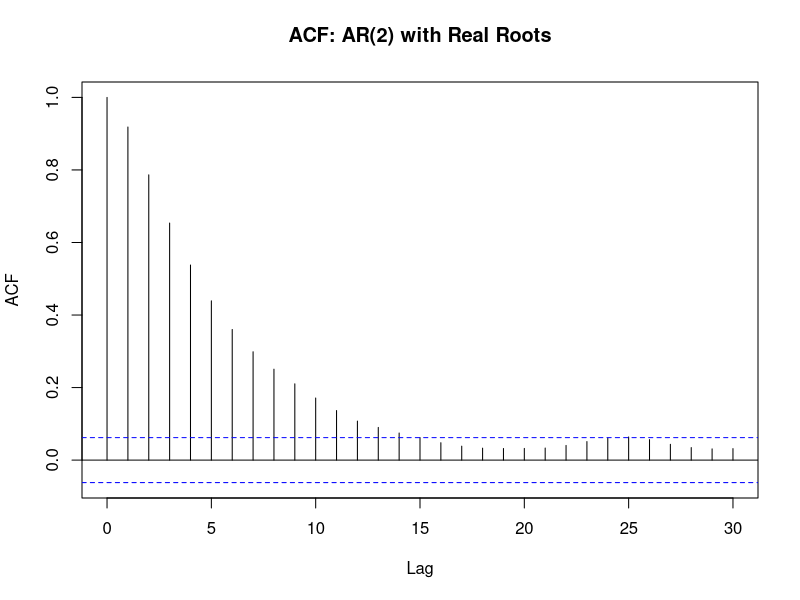
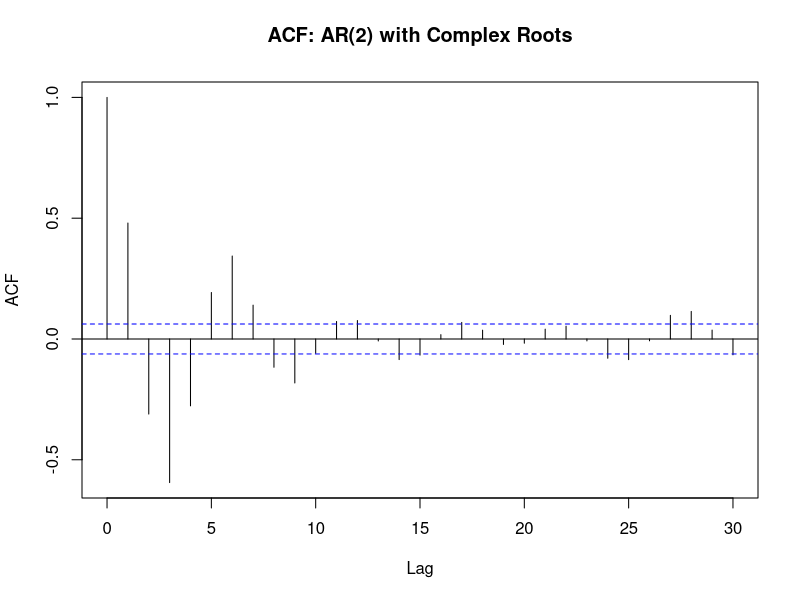
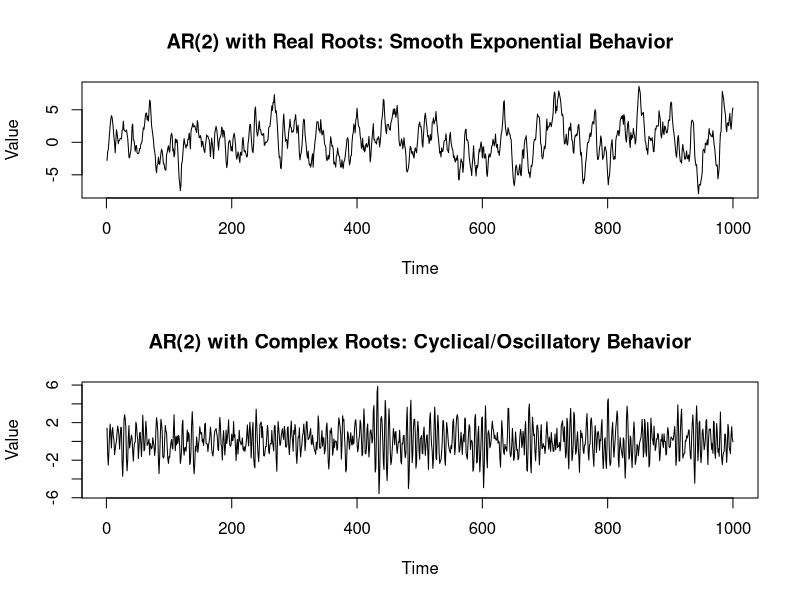
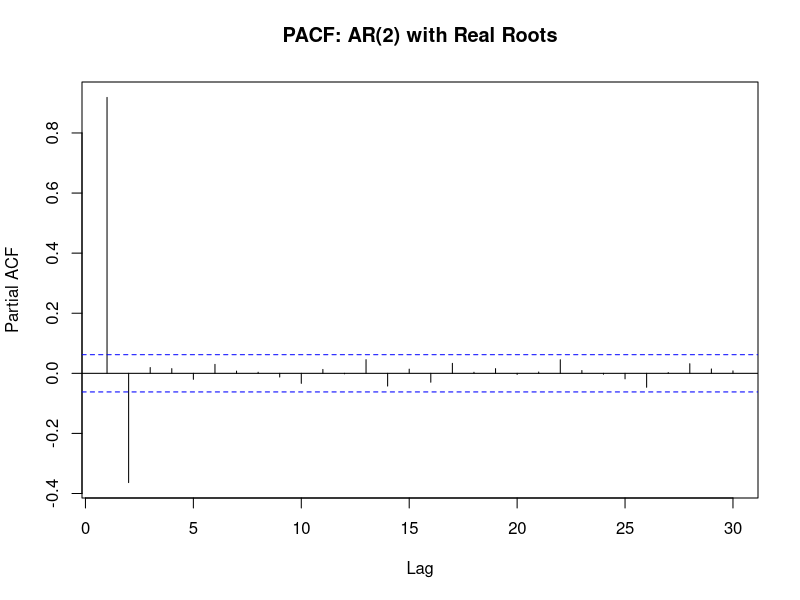
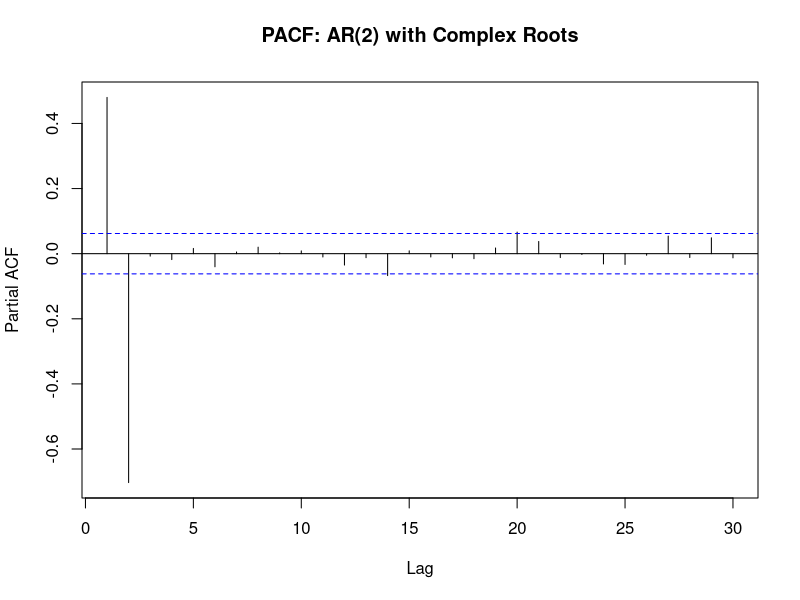

Recreate these plots in R, in order. (Note: this script raises an error after producing the figures.)
# AR and MA Simulation Examples: Understanding Time Series Behavior -----------
#
# LEARNING OBJECTIVES:
# 1. Simulate AR and MA processes with known parameters
# 2. Distinguish between real and complex characteristic polynomial roots
# 3. Interpret cyclical behavior from complex roots
# 4. Compare forecasting properties of AR, MA, and White Noise processes
# 5. Understand how different model structures affect time series patterns
#
# THEORETICAL BACKGROUND:
# - AR processes: Current value depends on past values (persistence)
# - MA processes: Current value depends on past error terms (short memory)
# - Complex roots: Create cyclical/seasonal patterns in time series
# - Real roots: Create exponential decay or explosive behavior
#
# PRACTICAL IMPORTANCE:
# Understanding these simulation exercises helps in:
# - Model identification from real data
# - Forecast interpretation
# - Economic interpretation of estimated models

# Load required packages
library(forecast)    # Time series analysis and forecasting
library(quantmod)    # Additional time series utilities

# Part 1: AR(2) Processes with Different Root Structures ---------------------
#
# We simulate two AR(2) processes to demonstrate how characteristic polynomial
# roots affect the time series behavior:
# 1. AR(2) with real roots → exponential decay/growth patterns
# 2. AR(2) with complex roots → cyclical/oscillatory patterns

# ------------------- AR(2) PROCESS WITH REAL ROOTS -------------------

cat("Model: y_t = 1.3*y_{t-1} - 0.4*y_{t-2} + ε_t\n")
cat("Parameters: φ₁ = 1.3, φ₂ = -0.4\n")

# Simulate AR(2) with real roots
set.seed(123)  # For reproducible results
ar2_real_roots <- arima.sim(model=list(ar=c(1.3, -0.4)), n=1000)

cat("Simulated", length(ar2_real_roots), "observations\n")
cat("Expected behavior: Exponential decay pattern in ACF\n\n")

# Examine autocorrelation pattern
acf(ar2_real_roots, 
    main="ACF: AR(2) with Real Roots",
    lag.max=30)

# ------------------- AR(2) PROCESS WITH COMPLEX ROOTS -------------------

cat("Model: y_t = 0.8*y_{t-1} - 0.7*y_{t-2} + ε_t\n")
cat("Parameters: φ₁ = 0.8, φ₂ = -0.7\n")

# Simulate AR(2) with complex roots
set.seed(456)  # Different seed for comparison
ar2_complex_roots <- arima.sim(model=list(ar=c(0.8, -0.7)), n=1000)

cat("Expected behavior: Damped oscillating pattern in ACF\n\n")

# Examine autocorrelation pattern
acf(ar2_complex_roots,
    main="ACF: AR(2) with Complex Roots", 
    lag.max=30)

cat("COMPARISON OF ACF PATTERNS:\n")
cat("- Real roots (y1): Smooth exponential decay\n")
cat("- Complex roots (y2): Oscillating (sine/cosine-like) decay\n\n")

# ------------------- VISUAL COMPARISON OF TIME SERIES -------------------

# Plot both time series for comparison
par(mfrow=c(2,1))
plot(ar2_real_roots, 
     main="AR(2) with Real Roots: Smooth Exponential Behavior",
     ylab="Value", xlab="Time")
plot(ar2_complex_roots,
     main="AR(2) with Complex Roots: Cyclical/Oscillatory Behavior", 
     ylab="Value", xlab="Time")
par(mfrow=c(1,1))

cat("VISUAL INTERPRETATION:\n")
cat("- Real roots: Smooth transitions between values\n") 
cat("- Complex roots: Regular oscillatory patterns (pseudo-cycles)\n\n")


# PART 2: CHARACTERISTIC POLYNOMIAL ROOTS ANALYSIS -------------------

#
# The characteristic polynomial helps us understand the dynamic properties
# of AR processes. For an AR(2) process: y_t = φ₁y_{t-1} + φ₂y_{t-2} + ε_t
# The characteristic polynomial is: 1 - φ₁z - φ₂z² = 0
#
# Root interpretation:
# - Real roots: Exponential behavior (growth/decay)
# - Complex roots: Cyclical behavior (pseudo-periodic oscillations)
# - Modulus > 1: Stationary process
# - Modulus = 1: Non-stationary unit root process
# - Modulus < 1: Explosive process

# ------------------- REAL ROOTS ANALYSIS -------------------
cat("--- Analysis of AR(2) with Real Roots ---\n")
cat("Characteristic polynomial: 1 - 1.3z + 0.4z² = 0\n")

# Coefficients for characteristic polynomial (note the sign convention)
char_poly_real <- c(1, -1.3, 0.4)
roots_real <- polyroot(char_poly_real)

cat("Characteristic roots:\n")
print(roots_real)

cat("Root analysis:\n")
cat("Root 1:", round(roots_real[1], 4), "\n")
cat("Root 2:", round(roots_real[2], 4), "\n")
cat("Both roots are real numbers\n")
cat("Moduli:", round(Mod(roots_real), 4), "\n")

if(all(Mod(roots_real) > 1)) {
  cat("CONCLUSION: Process is stationary (all roots outside unit circle)\n\n")
} else {
  cat("WARNING: Process may be non-stationary\n\n")
}

# ------------------- COMPLEX ROOTS ANALYSIS -------------------
cat("--- Analysis of AR(2) with Complex Roots ---\n")
cat("Characteristic polynomial: 1 - 0.8z + 0.7z² = 0\n")

# Coefficients for characteristic polynomial 
char_poly_complex <- c(1, -0.8, 0.7)
roots_complex <- polyroot(char_poly_complex)

cat("Characteristic roots:\n")
print(roots_complex)

# Extract real and imaginary parts for cycle calculation
real_part <- Re(roots_complex[1])    # Real part (same for both roots)
imag_part <- Im(roots_complex[1])    # Imaginary part (opposite for conjugate pair)
modulus <- Mod(roots_complex[1])     # Modulus (same for both roots)

cat("\\nDetailed analysis of complex roots:\n")
cat("Real part (a):", round(real_part, 6), "\n")
cat("Imaginary part (b):", round(abs(imag_part), 6), "\n") 
cat("Modulus:", round(modulus, 6), "\n")

# ------------------- CYCLE LENGTH CALCULATION -------------------

cat("For complex roots, we can calculate the average cycle length:\n")
cat("Formula: k = 2π / arccos(real_part / modulus)\n\n")

# Calculate cycle length using the formula
cycle_length <- 2 * pi / acos(real_part / modulus)
cat("Calculated cycle length:", round(cycle_length, 2), "periods\n")

# Alternative calculation (verification)
cat("\\nVerification calculation:\n")
modulus_check <- sqrt(real_part^2 + imag_part^2)
cycle_length_check <- 2 * pi / acos(real_part / modulus_check)
cat("Alternative cycle length:", round(cycle_length_check, 2), "periods\n")

cat("\\nINTERPRETATION:\n")
cat("- The process exhibits pseudo-cyclical behavior\n")
cat("- Average cycle length is approximately", round(cycle_length, 1), "periods\n")
cat("- This creates the oscillating pattern we see in the ACF\n")
cat("- No need for sine/cosine functions - AR coefficients capture cyclical dynamics\n\n")

# ------------------- STATIONARITY CHECK -------------------
if(modulus > 1) {
  cat("STATIONARITY: Process is stationary (modulus > 1)\n")
} else {
  cat("WARNING: Process is non-stationary (modulus <= 1)\n")
}


# PART 3: MODEL SELECTION AND ESTIMATION FROM SIMULATED DATA -----------------

#
# In practice, we observe time series data but don't know the true underlying
# parameters. This section demonstrates how to estimate the model structure
# using standard model selection techniques.

# ------------------- MODEL SELECTION FOR REAL ROOTS PROCESS -------------------
cat("--- Model Selection: AR(2) with Real Roots ---\n")
cat("True parameters: φ₁ = 1.3, φ₂ = -0.4\n")
cat("Attempting to recover these parameters from the data...\n\n")

# Use automatic AR model selection with MLE
real_roots_model <- ar(ar2_real_roots, method="mle", order.max=10)

cat("Automatic model selection results:\n")
cat("Selected AR order:", real_roots_model$order, "\n")
cat("Estimated coefficients:\n")
print(real_roots_model$ar)
cat("Compare to true values: φ₁ = 1.3, φ₂ = -0.4\n\n")

# Additional diagnostic tools
cat("PACF analysis (should cut off after lag 2 for AR(2)):\n")
pacf(ar2_real_roots, main="PACF: AR(2) with Real Roots")

# Statistical tests
cat("\nDiagnostic Tests:\n")
mean_test <- t.test(ar2_real_roots)
cat("Mean test (H₀: μ = 0):\n")
cat("Sample mean:", round(mean_test$estimate, 4), "\n")
cat("p-value:", round(mean_test$p.value, 4), "\n")

ljung_test_real <- Box.test(ar2_real_roots, lag=10, type='Ljung-Box')
cat("Ljung-Box test (H₀: no autocorrelation):\n") 
cat("p-value:", round(ljung_test_real$p.value, 4), "\n")
if(ljung_test_real$p.value < 0.05) {
  cat("CONCLUSION: Significant autocorrelation detected (as expected for AR process)\n\n")
} else {
  cat("CONCLUSION: No significant autocorrelation\n\n")
}

# ------------------- MODEL SELECTION FOR COMPLEX ROOTS PROCESS -------------------
cat("--- Model Selection: AR(2) with Complex Roots ---\n")
cat("True parameters: φ₁ = 0.8, φ₂ = -0.7\n")

# Use automatic AR model selection
complex_roots_model <- ar(ar2_complex_roots, method="mle", order.max=10)

cat("Automatic model selection results:\n")
cat("Selected AR order:", complex_roots_model$order, "\n")
cat("Estimated coefficients:\n") 
print(complex_roots_model$ar)
cat("Compare to true values: φ₁ = 0.8, φ₂ = -0.7\n\n")

# PACF analysis
cat("PACF analysis:\n")
pacf(ar2_complex_roots, main="PACF: AR(2) with Complex Roots")

# Statistical tests
mean_test_2 <- t.test(ar2_complex_roots)
cat("\nDiagnostic Tests:\n")
cat("Mean test (H₀: μ = 0):\n")
cat("Sample mean:", round(mean_test_2$estimate, 4), "\n")
cat("p-value:", round(mean_test_2$p.value, 4), "\n")

ljung_test_complex <- Box.test(ar2_complex_roots, lag=10, type='Ljung-Box') 
cat("Ljung-Box test (H₀: no autocorrelation):\n")
cat("p-value:", round(ljung_test_complex$p.value, 4), "\n\n")

cat("INTERPRETATION OF IDENTIFICATION RESULTS:\n")
cat("- Both processes correctly identified as AR(2)\n")
cat("- Estimated coefficients should be close to true values\n")
cat("- PACF should show significant values at lags 1 and 2, then cut off\n")
cat("- Large samples provide more accurate parameter estimates\n\n")


# PART 4: FORECASTING WITH AR MODELS -------------------

#
# Demonstrates how different root structures affect forecasting behavior:
# - Real roots: Smooth convergence to long-run mean
# - Complex roots: Cyclical approach to long-run mean

# ------------------- FORECASTING AR(2) WITH COMPLEX ROOTS -------------------

cat("Generating forecasts that preserve cyclical patterns...\n")

# Generate forecasts using the estimated model
forecast_complex <- forecast(complex_roots_model, h=100)

# Plot full forecast 
plot(forecast_complex,
     main="100-Step Forecast: AR(2) with Complex Roots",
     xlab="Time", ylab="Value")

cat("Full forecast shows long-term convergence to mean\n")

# Plot forecast with recent history for better visualization
plot(forecast_complex, include=100,
     main="AR(2) Complex Roots: Forecast with Recent History", 
     xlab="Time", ylab="Value")

cat("IMPORTANT INSIGHT: Forecasts preserve cyclical behavior in short-term\n")
cat("but converge to long-run mean (μ) in the long-term\n\n")

# ------------------- FORECASTING AR(2) WITH REAL ROOTS -------------------

cat("Generating forecasts with smooth exponential convergence...\n")

# Generate forecasts for real roots process
forecast_real <- forecast(real_roots_model, h=100)

# Plot full forecast
plot(forecast_real,
     main="100-Step Forecast: AR(2) with Real Roots",
     xlab="Time", ylab="Value")

# Plot with recent history
plot(forecast_real, include=100,
     main="AR(2) Real Roots: Forecast with Recent History",
     xlab="Time", ylab="Value") 

cat("COMPARISON OF FORECASTING BEHAVIOR:\n")
cat("- Complex roots: Cyclical/oscillatory convergence to mean\n")
cat("- Real roots: Smooth exponential convergence to mean\n")
cat("- Both converge to long-run mean in the limit\n")
cat("- Short-term forecasts reflect underlying dynamics\n\n")



# PART 5: COMPARING AR, MA, AND WHITE NOISE PROCESSES ------------------

#
# This section demonstrates fundamental differences between:
# - AR(1): Autoregressive - persistence and mean reversion
# - MA(1): Moving Average - short memory, larger variance  
# - White Noise: No memory, constant variance
#
# Understanding these differences is crucial for:
# - Model selection and identification
# - Interpretation of economic time series
# - Forecasting behavior

# ------------------- SIMULATION OF DIFFERENT PROCESS TYPES -------------------

cat("All processes have the same coefficient (0.8) for comparison\n\n")

set.seed(789)  # For reproducible results

# Simulate processes with same coefficient
ar1_process <- arima.sim(model=list(ar=c(0.8)), n=200)
ma1_process <- arima.sim(model=list(ma=c(0.8)), n=200)  
white_noise <- arima.sim(model=list(), n=200)

cat("Sample sizes: 200 observations each\n")
cat("AR(1): y_t = 0.8*y_{t-1} + ε_t\n")
cat("MA(1): y_t = ε_t + 0.8*ε_{t-1}\n") 
cat("White Noise: y_t = ε_t\n\n")

# ------------------- VISUAL COMPARISON -------------------

par(mfrow=c(3,1))
plot(ar1_process, main="AR(1): Persistent, Mean-Reverting", 
     ylab="AR(1) Value", type="l")
plot(ma1_process, main="MA(1): Short Memory, Higher Variance",
     ylab="MA(1) Value", type="l") 
plot(white_noise, main="White Noise: No Memory, Constant Variance",
     ylab="WN Value", type="l")
par(mfrow=c(1,1))

cat("BEHAVIORAL DIFFERENCES:\n")
cat("- AR(1): Drifts away from mean, then drifts back (persistence)\n")
cat("- MA(1): Similar mean reversion to WN, but wider variance\n")
cat("- White Noise: Random fluctuations around mean\n")
cat("- MA(1) has more extreme values outside ±2 standard deviations\n\n")

# ------------------- MODEL SELECTION AND ESTIMATION -------------------

# AR(1) selection
cat("\\n1. AR(1) Process Identification:\\n")
ar1_fitted <- auto.arima(ar1_process)
print(ar1_fitted)

cat("Note: With coefficient close to 1, auto.arima might sometimes\n")
cat("incorrectly identify as non-stationary due to finite sample effects\n")

# Alternative: Use ar() for pure AR selection
ar1_fitted_ar <- ar(ar1_process)
cat("\\nUsing ar() function (AR-only selection):\\n")
cat("Selected order:", ar1_fitted_ar$order, "\n")
cat("Estimated coefficient:", round(ar1_fitted_ar$ar[1], 4), "\n")
cat("True coefficient: 0.8\n")

# MA(1) selection  
cat("\\n2. MA(1) Process Selection:\\n")
ma1_fitted <- auto.arima(ma1_process, approximation=FALSE)
print(ma1_fitted)

# Force MA(1) specification for comparison
cat("\\nForced MA(1) specification:\\n")
ma1_forced <- arima(x=ma1_process, order=c(0,0,1), include.mean=FALSE)
print(ma1_forced)
cat("Note: With small samples (n=200), estimates may deviate from true values\n")

# ------------------- FORECASTING COMPARISON -------------------

# AR(1) forecasting
cat("\\n1. AR(1) Forecasting Behavior:\\n")
ar1_forecast <- forecast(ar1_fitted_ar, h=200)
plot(ar1_forecast, include=100,
     main="AR(1) Forecast: Gradual Convergence to Mean")

# MA(1) forecasting
cat("2. MA(1) Forecasting vs Naive Approach:\\n")

# Proper MA(1) forecast
ma1_forecast <- forecast(ma1_forced, h=5)
plot(ma1_forecast, include=50,
     main="MA(1) Forecast: Proper Model-Based")

# Naive forecast (ignoring MA structure)
naive_forecast <- forecast(ma1_process, h=5)  # Uses simple exponential smoothing
plot(naive_forecast, include=50,
     main="Naive Forecast: Ignoring MA Structure")

cat("FORECASTING INSIGHTS:\n")
cat("- MA models: Forecast converges to mean quickly after lag q\n")
cat("- AR models: Gradual convergence with exponential decay\n") 
cat("- Proper model specification improves short-term forecast precision\n")
cat("- Ignoring MA structure increases forecast uncertainty\n\n")


# PART 6: HIGHER-ORDER PROCESSES -----------------

# ------------------- AR(3) AND MA(3) COMPARISON -------------------
cat("--- Higher-Order Process Comparison ---\n")
cat("Simulating AR(3) and MA(3) with complex dynamics\n\n")

set.seed(999)

# Simulate higher-order processes with larger sample size
ar3_process <- arima.sim(model=list(ar=c(0.8, -0.3, 0.3)), n=2000)
ma3_process <- arima.sim(model=list(ma=c(0.8, -0.3, 0.3)), n=2000)

# AR(3) analysis
cat("AR(3) Process Analysis:\n")
ar3_fitted <- ar(ar3_process)
cat("Selected AR order:", ar3_fitted$order, "\n")
cat("Estimated coefficients:\n")
print(round(ar3_fitted$ar, 4))
cat("True coefficients: [0.8, -0.3, 0.3]\n")

# AR(3) forecasting
ar3_forecast <- forecast(ar3_fitted, h=200)
plot(ar3_forecast, include=100,
     main="AR(3) Forecast: Complex Dynamics")

# MA(3) analysis
cat("\\nMA(3) Process Analysis:\n")
ma3_fitted <- auto.arima(ma3_process, approximation=FALSE)
print(ma3_fitted)

# Force MA(3) specification if auto.arima doesn't detect it
cat("Forced MA(3) specification:\\n") 
ma3_forced <- arima(x=ma3_process, order=c(0,0,3), include.mean=FALSE)
print(ma3_forced)

# MA(3) forecasting  
ma3_forecast <- forecast(ma3_forced, h=10)
plot(ma3_forecast, include=50,
     main="MA(3) Forecast: Quick Convergence after Lag 3")


# SUMMARY AND KEY TAKEAWAYS -------------------------


cat("\\n=== SUMMARY OF KEY INSIGHTS ===\\n")
cat("\\n1. ROOT STRUCTURE EFFECTS:\\n")
cat("   - Real roots → Smooth exponential patterns\\n")
cat("   - Complex roots → Cyclical/oscillatory patterns\\n")
cat("   - Modulus > 1 → Stationary process\\n")

cat("\\n2. PROCESS TYPE CHARACTERISTICS:\\n")
cat("   - AR processes: Long memory, gradual mean reversion\\n")
cat("   - MA processes: Short memory, quick mean reversion\\n") 
cat("   - Higher variance in MA than AR with same coefficients\\n")

cat("\\n3. IDENTIFICATION PRINCIPLES:\\n")
cat("   - ACF/PACF patterns help distinguish AR from MA\\n")
cat("   - Automatic selection methods are helpful but not infallible\\n")
cat("   - Larger samples improve parameter estimation accuracy\\n")

cat("\\n4. FORECASTING IMPLICATIONS:\\n") 
cat("   - AR forecasts show gradual convergence\\n")
cat("   - MA forecasts converge quickly after lag q\\n")
cat("   - Model structure affects forecast uncertainty\\n")
cat("   - Complex roots create cyclical forecast patterns\\n")

cat("\\n=== END OF SIMULATION TUTORIAL ===\\n")
  